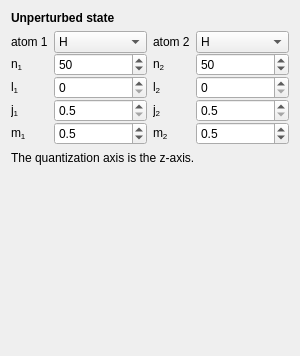
          <widget class="QWidget" name="page_2">
           <property name="geometry">
            <rect>
             <x>0</x>
             <y>0</y>
             <width>300</width>
             <height>356</height>
            </rect>
           </property>
           <attribute name="label">
            <string>State</string>
           </attribute>
           <layout class="QVBoxLayout" name="verticalLayout_2">
            <item>
             <widget class="QLabel" name="label_63">
              <property name="font">
               <font>
                <weight>75</weight>
                <bold>true</bold>
               </font>
              </property>
              <property name="text">
               <string>Unperturbed state</string>
              </property>
              <property name="textFormat">
               <enum>Qt::AutoText</enum>
              </property>
              <property name="alignment">
               <set>Qt::AlignBottom|Qt::AlignLeading|Qt::AlignLeft</set>
              </property>
              <property name="wordWrap">
               <bool>true</bool>
              </property>
             </widget>
            </item>
            <item>
             <widget class="QWidget" name="widget_system_qn" native="true">
              <layout class="QHBoxLayout" name="horizontalLayout_2">
               <property name="spacing">
                <number>6</number>
               </property>
               <property name="sizeConstraint">
                <enum>QLayout::SetDefaultConstraint</enum>
               </property>
               <property name="leftMargin">
                <number>0</number>
               </property>
               <property name="topMargin">
                <number>0</number>
               </property>
               <property name="rightMargin">
                <number>0</number>
               </property>
               <property name="bottomMargin">
                <number>0</number>
               </property>
               <item>
                <layout class="QFormLayout" name="formLayout">
                 <property name="sizeConstraint">
                  <enum>QLayout::SetDefaultConstraint</enum>
                 </property>
                 <property name="fieldGrowthPolicy">
                  <enum>QFormLayout::ExpandingFieldsGrow</enum>
                 </property>
                 <property name="labelAlignment">
                  <set>Qt::AlignLeading|Qt::AlignLeft|Qt::AlignVCenter</set>
                 </property>
                 <property name="formAlignment">
                  <set>Qt::AlignLeading|Qt::AlignLeft|Qt::AlignTop</set>
                 </property>
                 <property name="verticalSpacing">
                  <number>0</number>
                 </property>
                 <item row="1" column="1">
                  <widget class="QSpinBox" name="spinbox_system_n1">
                   <property name="sizePolicy">
                    <sizepolicy hsizetype="Expanding" vsizetype="Fixed">
                     <horstretch>0</horstretch>
                     <verstretch>0</verstretch>
                    </sizepolicy>
                   </property>
                   <property name="minimumSize">
                    <size>
                     <width>0</width>
                     <height>0</height>
                    </size>
                   </property>
                   <property name="minimum">
                    <number>1</number>
                   </property>
                   <property name="maximum">
                    <number>999</number>
                   </property>
                   <property name="value">
                    <number>50</number>
                   </property>
                  </widget>
                 </item>
                 <item row="2" column="1">
                  <widget class="QSpinBox" name="spinbox_system_l1">
                   <property name="sizePolicy">
                    <sizepolicy hsizetype="Expanding" vsizetype="Fixed">
                     <horstretch>0</horstretch>
                     <verstretch>0</verstretch>
                    </sizepolicy>
                   </property>
                   <property name="minimumSize">
                    <size>
                     <width>0</width>
                     <height>0</height>
                    </size>
                   </property>
                   <property name="maximum">
                    <number>100</number>
                   </property>
                  </widget>
                 </item>
                 <item row="3" column="1">
                  <widget class="QDoubleSpinBox" name="spinbox_system_j1">
                   <property name="sizePolicy">
                    <sizepolicy hsizetype="Expanding" vsizetype="Fixed">
                     <horstretch>0</horstretch>
                     <verstretch>0</verstretch>
                    </sizepolicy>
                   </property>
                   <property name="minimumSize">
                    <size>
                     <width>0</width>
                     <height>0</height>
                    </size>
                   </property>
                   <property name="decimals">
                    <number>1</number>
                   </property>
                   <property name="minimum">
                    <double>0.500000000000000</double>
                   </property>
                   <property name="maximum">
                    <double>99.500000000000000</double>
                   </property>
                  </widget>
                 </item>
                 <item row="1" column="0">
                  <widget class="QLabel" name="label_2">
                   <property name="text">
                    <string>n&lt;sub&gt;1&lt;/sub&gt;</string>
                   </property>
                   <property name="textFormat">
                    <enum>Qt::AutoText</enum>
                   </property>
                  </widget>
                 </item>
                 <item row="2" column="0">
                  <widget class="QLabel" name="label_3">
                   <property name="text">
                    <string>l&lt;sub&gt;1&lt;/sub&gt;</string>
                   </property>
                  </widget>
                 </item>
                 <item row="3" column="0">
                  <widget class="QLabel" name="label_4">
                   <property name="text">
                    <string>j&lt;sub&gt;1&lt;/sub&gt;</string>
                   </property>
                  </widget>
                 </item>
                 <item row="4" column="0">
                  <widget class="QLabel" name="label_5">
                   <property name="text">
                    <string>m&lt;sub&gt;1&lt;/sub&gt;</string>
                   </property>
                  </widget>
                 </item>
                 <item row="0" column="1">
                  <widget class="QComboBox" name="combobox_system_species1">
                   <property name="sizePolicy">
                    <sizepolicy hsizetype="Expanding" vsizetype="Fixed">
                     <horstretch>0</horstretch>
                     <verstretch>0</verstretch>
                    </sizepolicy>
                   </property>
                   <property name="minimumSize">
                    <size>
                     <width>0</width>
                     <height>0</height>
                    </size>
                   </property>
                   <property name="whatsThis">
                    <string>Chemical element of the first atom</string>
                   </property>
                   <item>
                    <property name="text">
                     <string>H</string>
                    </property>
                   </item>
                   <item>
                    <property name="text">
                     <string>Li</string>
                    </property>
                   </item>
                   <item>
                    <property name="text">
                     <string>Na</string>
                    </property>
                   </item>
                   <item>
                    <property name="text">
                     <string>K</string>
                    </property>
                   </item>
                   <item>
                    <property name="text">
                     <string>Rb</string>
                    </property>
                   </item>
                   <item>
                    <property name="text">
                     <string>Cs</string>
                    </property>
                   </item>
                  </widget>
                 </item>
                 <item row="4" column="1">
                  <widget class="QDoubleSpinBox" name="spinbox_system_m1">
                   <property name="sizePolicy">
                    <sizepolicy hsizetype="Expanding" vsizetype="Fixed">
                     <horstretch>0</horstretch>
                     <verstretch>0</verstretch>
                    </sizepolicy>
                   </property>
                   <property name="minimumSize">
                    <size>
                     <width>0</width>
                     <height>0</height>
                    </size>
                   </property>
                   <property name="decimals">
                    <number>1</number>
                   </property>
                   <property name="minimum">
                    <double>-99.500000000000000</double>
                   </property>
                   <property name="maximum">
                    <double>99.500000000000000</double>
                   </property>
                   <property name="value">
                    <double>0.500000000000000</double>
                   </property>
                  </widget>
                 </item>
                 <item row="0" column="0">
                  <widget class="QLabel" name="label_7">
                   <property name="text">
                    <string>atom 1</string>
                   </property>
                   <property name="textFormat">
                    <enum>Qt::AutoText</enum>
                   </property>
                  </widget>
                 </item>
                </layout>
               </item>
               <item>
                <layout class="QFormLayout" name="formLayout_4">
                 <property name="sizeConstraint">
                  <enum>QLayout::SetDefaultConstraint</enum>
                 </property>
                 <property name="fieldGrowthPolicy">
                  <enum>QFormLayout::ExpandingFieldsGrow</enum>
                 </property>
                 <property name="labelAlignment">
                  <set>Qt::AlignLeading|Qt::AlignLeft|Qt::AlignVCenter</set>
                 </property>
                 <property name="formAlignment">
                  <set>Qt::AlignLeading|Qt::AlignLeft|Qt::AlignTop</set>
                 </property>
                 <property name="verticalSpacing">
                  <number>0</number>
                 </property>
                 <item row="1" column="1">
                  <widget class="QSpinBox" name="spinbox_system_n2">
                   <property name="sizePolicy">
                    <sizepolicy hsizetype="Expanding" vsizetype="Fixed">
                     <horstretch>0</horstretch>
                     <verstretch>0</verstretch>
                    </sizepolicy>
                   </property>
                   <property name="minimumSize">
                    <size>
                     <width>0</width>
                     <height>0</height>
                    </size>
                   </property>
                   <property name="minimum">
                    <number>1</number>
                   </property>
                   <property name="maximum">
                    <number>999</number>
                   </property>
                   <property name="value">
                    <number>50</number>
                   </property>
                  </widget>
                 </item>
                 <item row="2" column="1">
                  <widget class="QSpinBox" name="spinbox_system_l2">
                   <property name="sizePolicy">
                    <sizepolicy hsizetype="Expanding" vsizetype="Fixed">
                     <horstretch>0</horstretch>
                     <verstretch>0</verstretch>
                    </sizepolicy>
                   </property>
                   <property name="minimumSize">
                    <size>
                     <width>0</width>
                     <height>0</height>
                    </size>
                   </property>
                   <property name="maximum">
                    <number>100</number>
                   </property>
                  </widget>
                 </item>
                 <item row="3" column="1">
                  <widget class="QDoubleSpinBox" name="spinbox_system_j2">
                   <property name="sizePolicy">
                    <sizepolicy hsizetype="Expanding" vsizetype="Fixed">
                     <horstretch>0</horstretch>
                     <verstretch>0</verstretch>
                    </sizepolicy>
                   </property>
                   <property name="minimumSize">
                    <size>
                     <width>0</width>
                     <height>0</height>
                    </size>
                   </property>
                   <property name="decimals">
                    <number>1</number>
                   </property>
                   <property name="minimum">
                    <double>0.500000000000000</double>
                   </property>
                   <property name="maximum">
                    <double>99.500000000000000</double>
                   </property>
                  </widget>
                 </item>
                 <item row="4" column="1">
                  <widget class="QDoubleSpinBox" name="spinbox_system_m2">
                   <property name="sizePolicy">
                    <sizepolicy hsizetype="Expanding" vsizetype="Fixed">
                     <horstretch>0</horstretch>
                     <verstretch>0</verstretch>
                    </sizepolicy>
                   </property>
                   <property name="minimumSize">
                    <size>
                     <width>0</width>
                     <height>0</height>
                    </size>
                   </property>
                   <property name="decimals">
                    <number>1</number>
                   </property>
                   <property name="minimum">
                    <double>-99.500000000000000</double>
                   </property>
                   <property name="maximum">
                    <double>99.500000000000000</double>
                   </property>
                   <property name="value">
                    <double>0.500000000000000</double>
                   </property>
                  </widget>
                 </item>
                 <item row="1" column="0">
                  <widget class="QLabel" name="label_18">
                   <property name="text">
                    <string>n&lt;sub&gt;2&lt;/sub&gt;</string>
                   </property>
                   <property name="textFormat">
                    <enum>Qt::AutoText</enum>
                   </property>
                  </widget>
                 </item>
                 <item row="2" column="0">
                  <widget class="QLabel" name="label_19">
                   <property name="text">
                    <string>l&lt;sub&gt;2&lt;/sub&gt;</string>
                   </property>
                  </widget>
                 </item>
                 <item row="3" column="0">
                  <widget class="QLabel" name="label_20">
                   <property name="text">
                    <string>j&lt;sub&gt;2&lt;/sub&gt;</string>
                   </property>
                  </widget>
                 </item>
                 <item row="4" column="0">
                  <widget class="QLabel" name="label_21">
                   <property name="text">
                    <string>m&lt;sub&gt;2&lt;/sub&gt;</string>
                   </property>
                  </widget>
                 </item>
                 <item row="0" column="1">
                  <widget class="QComboBox" name="combobox_system_species2">
                   <property name="sizePolicy">
                    <sizepolicy hsizetype="Expanding" vsizetype="Fixed">
                     <horstretch>0</horstretch>
                     <verstretch>0</verstretch>
                    </sizepolicy>
                   </property>
                   <property name="minimumSize">
                    <size>
                     <width>0</width>
                     <height>0</height>
                    </size>
                   </property>
                   <property name="whatsThis">
                    <string>Chemical element of the second atom</string>
                   </property>
                   <item>
                    <property name="text">
                     <string>H</string>
                    </property>
                   </item>
                   <item>
                    <property name="text">
                     <string>Li</string>
                    </property>
                   </item>
                   <item>
                    <property name="text">
                     <string>Na</string>
                    </property>
                   </item>
                   <item>
                    <property name="text">
                     <string>K</string>
                    </property>
                   </item>
                   <item>
                    <property name="text">
                     <string>Rb</string>
                    </property>
                   </item>
                   <item>
                    <property name="text">
                     <string>Cs</string>
                    </property>
                   </item>
                  </widget>
                 </item>
                 <item row="0" column="0">
                  <widget class="QLabel" name="label_8">
                   <property name="text">
                    <string>atom 2</string>
                   </property>
                   <property name="textFormat">
                    <enum>Qt::AutoText</enum>
                   </property>
                  </widget>
                 </item>
                </layout>
               </item>
              </layout>
             </widget>
            </item>
            <item>
             <widget class="QLabel" name="label_39">
              <property name="text">
               <string>The quantization axis is the z-axis.</string>
              </property>
              <property name="textFormat">
               <enum>Qt::AutoText</enum>
              </property>
              <property name="alignment">
               <set>Qt::AlignBottom|Qt::AlignLeading|Qt::AlignLeft</set>
              </property>
              <property name="wordWrap">
               <bool>true</bool>
              </property>
             </widget>
            </item>
            <item>
             <spacer name="verticalSpacer_3">
              <property name="orientation">
               <enum>Qt::Vertical</enum>
              </property>
              <property name="sizeType">
               <enum>QSizePolicy::Expanding</enum>
              </property>
              <property name="sizeHint" stdset="0">
               <size>
                <width>20</width>
                <height>0</height>
               </size>
              </property>
             </spacer>
            </item>
           </layout>
          </widget>
